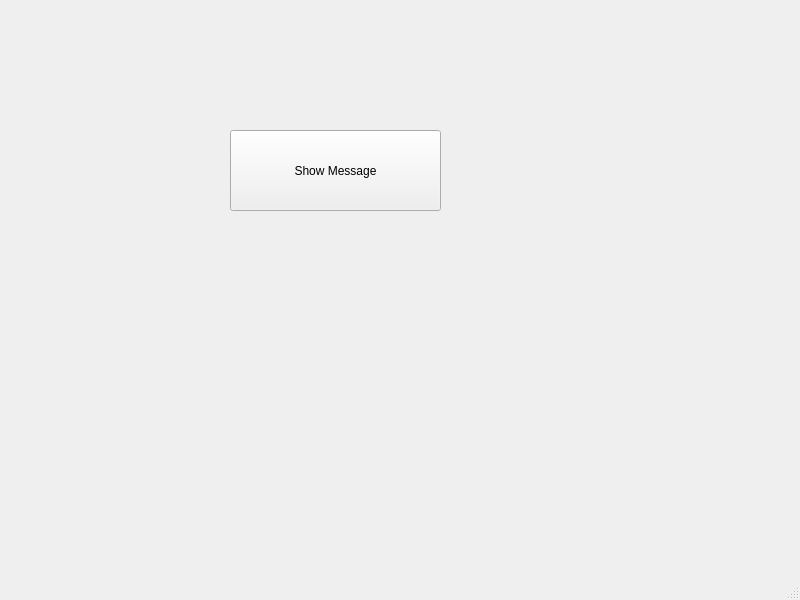
<?xml version="1.0" encoding="UTF-8"?>
<ui version="4.0">
 <class>MainWindow</class>
 <widget class="QMainWindow" name="MainWindow">
  <property name="geometry">
   <rect>
    <x>0</x>
    <y>0</y>
    <width>800</width>
    <height>600</height>
   </rect>
  </property>
  <property name="windowTitle">
   <string>MainWindow</string>
  </property>
  <widget class="QWidget" name="centralwidget">
   <widget class="QPushButton" name="pushButton">
    <property name="geometry">
     <rect>
      <x>230</x>
      <y>130</y>
      <width>211</width>
      <height>81</height>
     </rect>
    </property>
    <property name="text">
     <string>Show Message</string>
    </property>
   </widget>
  </widget>
  <widget class="QMenuBar" name="menubar">
   <property name="geometry">
    <rect>
     <x>0</x>
     <y>0</y>
     <width>800</width>
     <height>22</height>
    </rect>
   </property>
  </widget>
  <widget class="QStatusBar" name="statusbar"/>
 </widget>
 <resources/>
 <connections/>
</ui>
